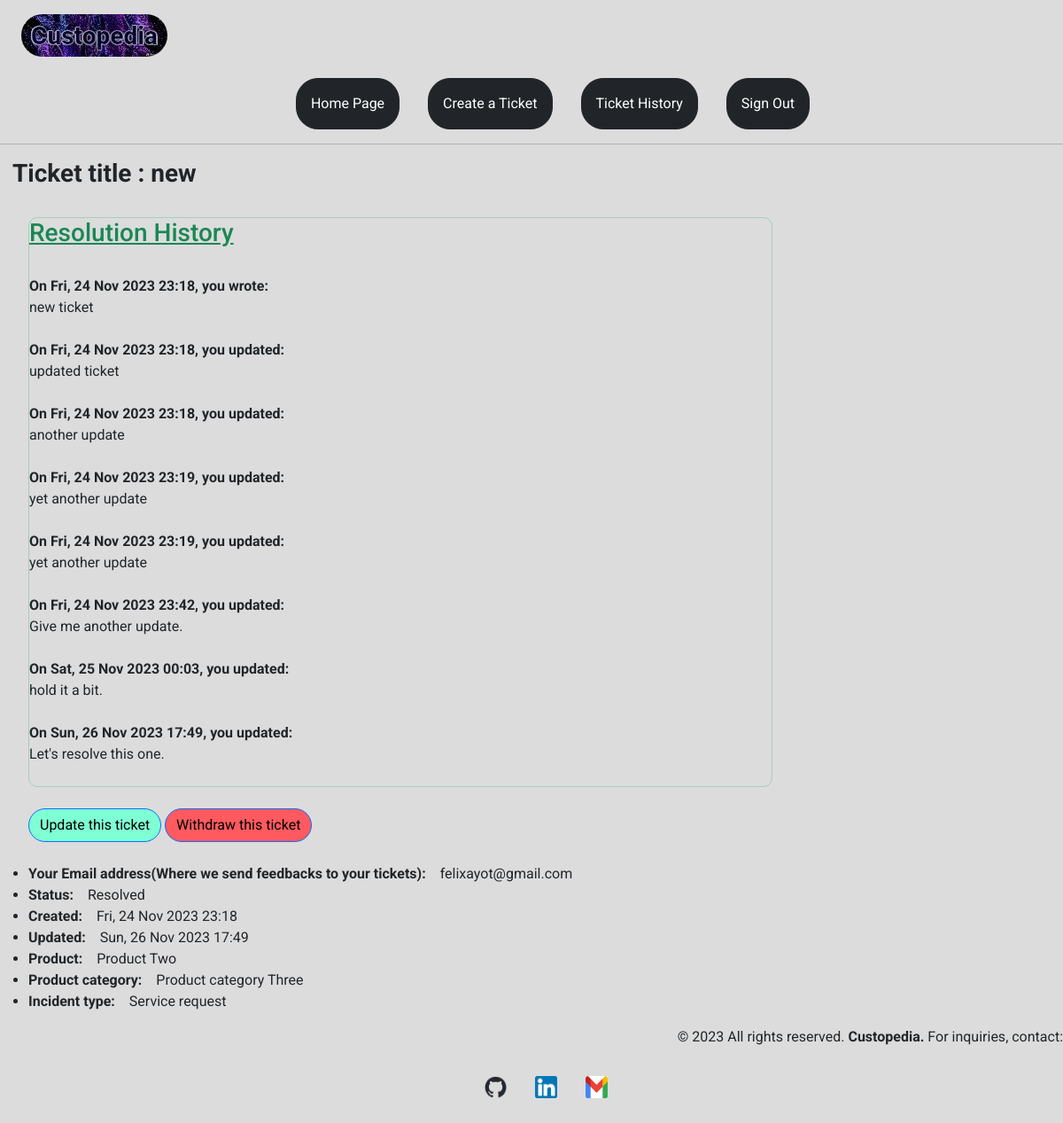
/ticket_history/1 (signed in), run on the app's committed database.
### app/models/tickets.py (models this page shows, shortened)
class Ticket(db.Model):
    id = db.Column(db.Integer, primary_key=True)
    title = db.Column(db.String(45), index=True, nullable=False)
    incident_type = db.Column(db.String(45), index=True, nullable=False)
    product = db.Column(db.String(45), index=True, nullable=False)
    product_category = db.Column(db.String(45), index=True, nullable=False)
    description = db.Column(db.Text, index=True, nullable=False)
    user_id = db.Column(db.Integer, db.ForeignKey("user.id"), nullable=False)
    file_attachments = db.Column(db.String(45))
    created_at = db.Column(db.DateTime(timezone=True),
                           default=datetime.now)
    status = db.Column(db.String(30), index=True, default="Unassigned",
                             nullable=False)
    updated_ticket = db.relationship("UpdatedTicket", backref="original", lazy=True)

### app/models/updated_tickets.py (models this page shows, shortened)
class UpdatedTicket(db.Model):
    id = db.Column(db.Integer, primary_key=True)
    original_ticket_id = db.Column(db.Integer, db.ForeignKey("ticket.id"), nullable=False)
    description = db.Column(db.Text, index=True, nullable=False)
    file_attachments = db.Column(db.String(45))
    updated_at = db.Column(db.DateTime(timezone=True),
                           default=datetime.now)
    original_ticket = db.relationship("Ticket", backref="updated", lazy=True)

### app/models/users.py (models this page shows, shortened)
class User(UserMixin, db.Model):
    id = db.Column(db.Integer, primary_key=True)
    first_name = db.Column(db.String(45), index=True, nullable=False)
    last_name = db.Column(db.String(45), index=True, nullable=False)
    email = db.Column(db.String(45), index=True, unique=True, nullable=False)
    phone_number = db.Column(db.Unicode(255), index=True, unique=True,
                             nullable=False)
    username = db.Column(db.String(45), index=True, unique=True,
                         nullable=False)
    password = db.Column(db.String(128))
    tickets = db.relationship("Ticket", backref="owner", lazy="dynamic")
    @login_manager.user_loader
    def load_user(id):
        return User.query.get(int(id))

### app/tickets/routes.py (the view)
@tickets.route("/ticket_history/<int:ticket_id>", strict_slashes=False)
@login_required
def view_ticket(ticket_id):
    ticket = Ticket.query.get_or_404(ticket_id)
    try:
        updated_ticket = UpdatedTicket.query.get(ticket_id)
        return render_template("ticket.html", title=ticket.title,
                               ticket=ticket, updated_ticket=updated_ticket)
    except (NameError, UndefinedError):
        pass
    return render_template("ticket.html", title=ticket.title, ticket=ticket)

### app/templates/ticket.html (shortened to what this page needs)
{% extends 'base.html' %} {% block content %}
<div>
  <h3 style="margin-left: 0.5em;"><strong>Ticket title : {{ ticket.title }}</strong></h3>
</div><br>
<div class="border border-success-subtle" style="border-radius: 10px; width: 70vw; margin-left: 2em;">
  <h3 style="text-decoration: underline;" class="text-success">Resolution History</h3><br>
  {% if updated_ticket %}
  <div>
    <b>On {{ ticket.created_at.strftime("%a, %d %b %Y %H:%M") }}, you
      wrote:</b></div>
  <div>{{ ticket.description }}</div><br />
  {% for ut in ticket.updated %}
  <div>
    <b>On {{ ut.updated_at.strftime("%a, %d %b %Y %H:%M") }}, you
      updated:</b>
  </div>
  <div>
    {{ ut.description }}</div><br>
  {% endfor %}
  {% else %}
  <div>
    <b>On {{ ticket.created_at.strftime("%a, %d %b %Y %H:%M") }}, you
      wrote:</b>
  </div>
  <div>{{ ticket.description }}</div><br>
  {% endif %}
</div><br>
  <a class="btn btn-primary" href="{{ url_for('tickets.update_ticket', ticket_id=ticket.id) }}" style="background-color:aquamarine; border-radius: 20px; color:black; margin-left: 2em;">Update this ticket</a>
  <a class="btn btn-primary" href="{{ url_for('tickets.resolve_ticket', ticket_id=ticket.id) }}" style="background-color:#FF5A5F; border-radius: 20px; color:black">Withdraw this ticket</a>
  <div><br>
    <ul>
      <li>
        <b>Your Email address(Where we send feedbacks to your tickets):</b>&emsp;{{ ticket.owner.email }}
      </li>
      <li><b>Status:</b>&emsp;{{ ticket.status }}</li>
      {% if ticket.updated %}
      <li>
        <b>Created:</b>&emsp;{{ ticket.created_at.strftime("%a, %d %b %Y %H:%M") }}
      </li>
      <li>
        <b>Updated:</b>&emsp;{{ ticket.updated[-1].updated_at.strftime("%a, %d %b %Y %H:%M") }}
      </li>
      {% else %}
      <li>
        <b>Created:</b>&emsp;{{ ticket.created_at.strftime("%a, %d %b %Y %H:%M") }}
      </li>
      {% endif %}
      <li><b>Product:</b>&emsp;{{ ticket.product }}</li>
      <li><b>Product category:</b>&emsp;{{ ticket.product_category }}</li>
      <li><b>Incident type:</b>&emsp;{{ ticket.incident_type }}</li>
    </ul>
  </div>
{% endblock %}

### app/static/styles/main.css (style rules this page uses)
body { margin: 0; background-color: gainsboro; font-family: "Roboto", sans-serf; }
strong { font-weight: bold; }
html { scroll-behavior: smooth; }
* { margin: 0; padding: 0; box-sizing: border-box; transition: var(--transition); }

### data on the page
Ticket: title "new", created_at "Fri, 24 Nov 2023 23:18", description "new ticket", status "Resolved", product "Product Two", product_category "Product category Three", incident_type "Service request"
UpdatedTicket: updated_at "Fri, 24 Nov 2023 23:18", description "updated ticket"
UpdatedTicket: updated_at "Fri, 24 Nov 2023 23:18", description "another update"
UpdatedTicket: updated_at "Fri, 24 Nov 2023 23:19", description "yet another update"
UpdatedTicket: updated_at "Fri, 24 Nov 2023 23:19", description "yet another update"
UpdatedTicket: updated_at "Fri, 24 Nov 2023 23:42", description "Give me another update."
UpdatedTicket: updated_at "Sat, 25 Nov 2023 00:03", description "hold it a bit."
UpdatedTicket: updated_at "Sun, 26 Nov 2023 17:49", description "Let's resolve this one."
User: owner.email "felixayot@gmail.com"
